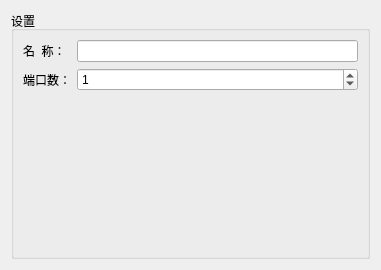
<?xml version="1.0" encoding="UTF-8"?>
<ui version="4.0">
 <class>ethernetHubConfigPageWidget</class>
 <widget class="QWidget" name="ethernetHubConfigPageWidget">
  <property name="geometry">
   <rect>
    <x>0</x>
    <y>0</y>
    <width>381</width>
    <height>270</height>
   </rect>
  </property>
  <property name="windowTitle">
   <string>以太网集线器</string>
  </property>
  <layout class="QGridLayout">
   <item row="0" column="1">
    <widget class="QGroupBox" name="uiSettingsGroupBox">
     <property name="sizePolicy">
      <sizepolicy hsizetype="Expanding" vsizetype="Preferred">
       <horstretch>0</horstretch>
       <verstretch>0</verstretch>
      </sizepolicy>
     </property>
     <property name="title">
      <string>设置</string>
     </property>
     <layout class="QGridLayout" name="gridLayout">
      <item row="0" column="0">
       <widget class="QLabel" name="uiNameLabel">
        <property name="text">
         <string>名  称：</string>
        </property>
       </widget>
      </item>
      <item row="0" column="1">
       <widget class="QLineEdit" name="uiNameLineEdit"/>
      </item>
      <item row="1" column="0">
       <widget class="QLabel" name="uiPortsLabel">
        <property name="text">
         <string>端口数：</string>
        </property>
       </widget>
      </item>
      <item row="1" column="1">
       <widget class="QSpinBox" name="uiPortsSpinBox">
        <property name="sizePolicy">
         <sizepolicy hsizetype="Expanding" vsizetype="Fixed">
          <horstretch>0</horstretch>
          <verstretch>0</verstretch>
         </sizepolicy>
        </property>
        <property name="minimum">
         <number>0</number>
        </property>
        <property name="maximum">
         <number>65535</number>
        </property>
        <property name="value">
         <number>1</number>
        </property>
       </widget>
      </item>
      <item row="2" column="1">
       <spacer name="spacer">
        <property name="orientation">
         <enum>Qt::Vertical</enum>
        </property>
        <property name="sizeHint" stdset="0">
         <size>
          <width>20</width>
          <height>71</height>
         </size>
        </property>
       </spacer>
      </item>
     </layout>
    </widget>
   </item>
  </layout>
 </widget>
 <tabstops>
  <tabstop>uiPortsSpinBox</tabstop>
 </tabstops>
 <resources/>
 <connections/>
</ui>
